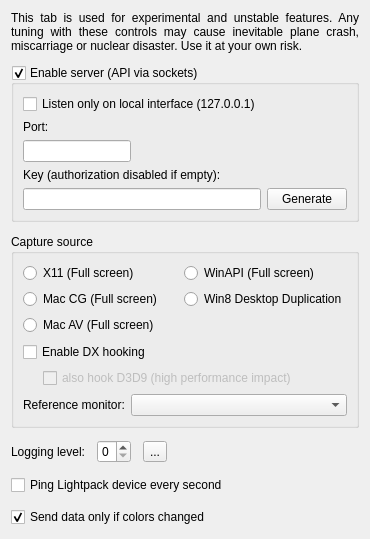
      <widget class="QWidget" name="tabExpert">
       <property name="sizePolicy">
        <sizepolicy hsizetype="Fixed" vsizetype="Preferred">
         <horstretch>0</horstretch>
         <verstretch>0</verstretch>
        </sizepolicy>
       </property>
       <attribute name="title">
        <string>Expert</string>
       </attribute>
       <layout class="QVBoxLayout" name="verticalLayout_3" stretch="0,0,0,0,0,0,0">
        <property name="spacing">
         <number>12</number>
        </property>
        <item>
         <widget class="QLabel" name="label_DevTabWarning">
          <property name="text">
           <string>&lt;html&gt;&lt;head/&gt;&lt;body&gt;&lt;p&gt;This tab is used for experimental and unstable features. Any tuning with these controls may cause inevitable plane crash, miscarriage or nuclear disaster. Use it at your own risk.&lt;/p&gt;&lt;/body&gt;&lt;/html&gt;</string>
          </property>
          <property name="scaledContents">
           <bool>false</bool>
          </property>
          <property name="alignment">
           <set>Qt::AlignJustify|Qt::AlignVCenter</set>
          </property>
          <property name="wordWrap">
           <bool>true</bool>
          </property>
         </widget>
        </item>
        <item>
         <widget class="QGroupBox" name="groupBox_Api">
          <property name="sizePolicy">
           <sizepolicy hsizetype="Preferred" vsizetype="Fixed">
            <horstretch>0</horstretch>
            <verstretch>0</verstretch>
           </sizepolicy>
          </property>
          <property name="toolTip">
           <string>&lt;html&gt;&lt;head/&gt;&lt;body&gt;&lt;p&gt;Enables TCP socket server.&lt;/p&gt;&lt;p&gt;You can connect via &amp;quot;telnet &amp;lt;ip&amp;gt; &amp;lt;port&amp;gt;&amp;quot; for example and manually execute available commands.&lt;/p&gt;&lt;p&gt;Default: %1&lt;/p&gt;&lt;/body&gt;&lt;/html&gt;</string>
          </property>
          <property name="styleSheet">
           <string notr="true"/>
          </property>
          <property name="title">
           <string>Enable server (API via sockets)</string>
          </property>
          <property name="checkable">
           <bool>true</bool>
          </property>
          <property name="checked">
           <bool>true</bool>
          </property>
          <layout class="QGridLayout" name="gridLayout_3">
           <item row="0" column="0">
            <widget class="QCheckBox" name="checkBox_listenOnlyOnLoInterface">
             <property name="toolTip">
              <string>&lt;html&gt;&lt;head/&gt;&lt;body&gt;&lt;p&gt;When enabled, you can connect ONLY from the same computer through 127.0.0.1/localhost address.&lt;/p&gt;&lt;p&gt;Disable this if you want to connect from anywhere else.&lt;/p&gt;&lt;p&gt;Default: %1&lt;/p&gt;&lt;/body&gt;&lt;/html&gt;</string>
             </property>
             <property name="text">
              <string>Listen only on local interface (127.0.0.1)</string>
             </property>
            </widget>
           </item>
           <item row="2" column="0">
            <widget class="QLineEdit" name="lineEdit_ApiPort">
             <property name="sizePolicy">
              <sizepolicy hsizetype="Fixed" vsizetype="Fixed">
               <horstretch>0</horstretch>
               <verstretch>0</verstretch>
              </sizepolicy>
             </property>
             <property name="toolTip">
              <string>&lt;html&gt;&lt;head/&gt;&lt;body&gt;&lt;p&gt;TCP port to listen.&lt;/p&gt;&lt;p&gt;Default: %1&lt;/p&gt;&lt;/body&gt;&lt;/html&gt;</string>
             </property>
            </widget>
           </item>
           <item row="1" column="0">
            <widget class="QLabel" name="label_ApiPort">
             <property name="toolTip">
              <string>&lt;html&gt;&lt;head/&gt;&lt;body&gt;&lt;p&gt;TCP port to listen.&lt;/p&gt;&lt;p&gt;Default: %1&lt;/p&gt;&lt;/body&gt;&lt;/html&gt;</string>
             </property>
             <property name="styleSheet">
              <string notr="true">margin-top: .1em</string>
             </property>
             <property name="text">
              <string>Port:</string>
             </property>
             <property name="buddy">
              <cstring>lineEdit_ApiPort</cstring>
             </property>
            </widget>
           </item>
           <item row="5" column="2">
            <widget class="QPushButton" name="pushButton_GenerateNewApiKey">
             <property name="toolTip">
              <string>Generate a random one</string>
             </property>
             <property name="text">
              <string>Generate</string>
             </property>
            </widget>
           </item>
           <item row="5" column="0">
            <widget class="QLineEdit" name="lineEdit_ApiKey">
             <property name="minimumSize">
              <size>
               <width>0</width>
               <height>20</height>
              </size>
             </property>
             <property name="baseSize">
              <size>
               <width>0</width>
               <height>20</height>
              </size>
             </property>
             <property name="toolTip">
              <string>&lt;html&gt;&lt;head/&gt;&lt;body&gt;&lt;p&gt;The API Key all the clients should provide to authenticate. Could be any custom string (%1 character limit). &lt;/p&gt;&lt;p&gt;Default: %2&lt;/p&gt;&lt;/body&gt;&lt;/html&gt;</string>
             </property>
             <property name="styleSheet">
              <string notr="true"/>
             </property>
             <property name="maxLength">
              <number>40</number>
             </property>
             <property name="readOnly">
              <bool>false</bool>
             </property>
            </widget>
           </item>
           <item row="4" column="0">
            <widget class="QLabel" name="label_ApiKey">
             <property name="toolTip">
              <string>&lt;html&gt;&lt;head/&gt;&lt;body&gt;&lt;p&gt;The API Key all the clients should provide to authenticate. Could be any custom string (%1 character limit). &lt;/p&gt;&lt;p&gt;Default: %2&lt;/p&gt;&lt;/body&gt;&lt;/html&gt;</string>
             </property>
             <property name="styleSheet">
              <string notr="true">margin-top:0</string>
             </property>
             <property name="text">
              <string>Key (authorization disabled if empty):</string>
             </property>
             <property name="buddy">
              <cstring>lineEdit_ApiKey</cstring>
             </property>
            </widget>
           </item>
          </layout>
         </widget>
        </item>
        <item>
         <widget class="QGroupBox" name="groupBox">
          <property name="sizePolicy">
           <sizepolicy hsizetype="MinimumExpanding" vsizetype="MinimumExpanding">
            <horstretch>0</horstretch>
            <verstretch>0</verstretch>
           </sizepolicy>
          </property>
          <property name="title">
           <string>Capture source</string>
          </property>
          <layout class="QVBoxLayout" name="verticalLayout_11">
           <item>
            <layout class="QHBoxLayout" name="horizontalLayout_6">
             <item>
              <layout class="QVBoxLayout" name="verticalLayout_9">
               <item>
                <widget class="QRadioButton" name="radioButton_GrabX11">
                 <property name="text">
                  <string>X11 (Full screen)</string>
                 </property>
                </widget>
               </item>
               <item>
                <widget class="QRadioButton" name="radioButton_GrabMacCoreGraphics">
                 <property name="text">
                  <string>Mac CG (Full screen)</string>
                 </property>
                </widget>
               </item>
               <item>
                <widget class="QRadioButton" name="radioButton_GrabMacAVFoundation">
                 <property name="text">
                  <string>Mac AV (Full screen)</string>
                 </property>
                </widget>
               </item>
               <item>
                <spacer name="verticalSpacer_6">
                 <property name="orientation">
                  <enum>Qt::Vertical</enum>
                 </property>
                 <property name="sizeHint" stdset="0">
                  <size>
                   <width>20</width>
                   <height>1</height>
                  </size>
                 </property>
                </spacer>
               </item>
              </layout>
             </item>
             <item>
              <layout class="QVBoxLayout" name="verticalLayout_10">
               <item>
                <widget class="QRadioButton" name="radioButton_GrabWinAPI">
                 <property name="text">
                  <string>WinAPI (Full screen)</string>
                 </property>
                </widget>
               </item>
               <item>
                <widget class="QRadioButton" name="radioButton_GrabDDupl">
                 <property name="text">
                  <string>Win8 Desktop Duplication</string>
                 </property>
                </widget>
               </item>
               <item>
                <spacer name="verticalSpacer">
                 <property name="orientation">
                  <enum>Qt::Vertical</enum>
                 </property>
                 <property name="sizeHint" stdset="0">
                  <size>
                   <width>20</width>
                   <height>1</height>
                  </size>
                 </property>
                </spacer>
               </item>
              </layout>
             </item>
            </layout>
           </item>
           <item>
            <widget class="QCheckBox" name="checkBox_EnableDx1011Capture">
             <property name="text">
              <string>Enable DX hooking</string>
             </property>
             <property name="icon">
              <iconset resource="../res/LightpackResources.qrc">
               <normaloff>:/icons/uac-shield.png</normaloff>:/icons/uac-shield.png</iconset>
             </property>
            </widget>
           </item>
           <item>
            <layout class="QHBoxLayout" name="horizontalLayout_9">
             <item>
              <spacer name="horizontalSpacer_4">
               <property name="orientation">
                <enum>Qt::Horizontal</enum>
               </property>
               <property name="sizeType">
                <enum>QSizePolicy::Fixed</enum>
               </property>
               <property name="sizeHint" stdset="0">
                <size>
                 <width>20</width>
                 <height>0</height>
                </size>
               </property>
              </spacer>
             </item>
             <item>
              <widget class="QCheckBox" name="checkBox_EnableDx9Capture">
               <property name="enabled">
                <bool>false</bool>
               </property>
               <property name="text">
                <string>also hook D3D9 (high performance impact)</string>
               </property>
              </widget>
             </item>
            </layout>
           </item>
           <item>
            <layout class="QHBoxLayout" name="horizontalLayout_ReferenceMonitor">
             <item>
              <widget class="QLabel" name="label_ReferenceMonitor">
               <property name="toolTip">
                <string>Turn the lights off when this monitor is turned off or loses signal, and back on when it returns. Saved per profile.</string>
               </property>
               <property name="text">
                <string>Reference monitor:</string>
               </property>
               <property name="buddy">
                <cstring>comboBox_ReferenceMonitor</cstring>
               </property>
              </widget>
             </item>
             <item>
              <widget class="QComboBox" name="comboBox_ReferenceMonitor">
               <property name="sizePolicy">
                <sizepolicy hsizetype="Expanding" vsizetype="Fixed">
                 <horstretch>1</horstretch>
                 <verstretch>0</verstretch>
                </sizepolicy>
               </property>
               <property name="toolTip">
                <string>Turn the lights off when this monitor is turned off or loses signal, and back on when it returns. Saved per profile.</string>
               </property>
              </widget>
             </item>
            </layout>
           </item>
          </layout>
         </widget>
        </item>
        <item>
         <layout class="QHBoxLayout" name="horizontalLayout_5">
          <item>
           <widget class="QLabel" name="label_LoggingLevel">
            <property name="text">
             <string>Logging level:</string>
            </property>
            <property name="buddy">
             <cstring>spinBox_LoggingLevel</cstring>
            </property>
           </widget>
          </item>
          <item>
           <widget class="QSpinBox" name="spinBox_LoggingLevel">
            <property name="toolTip">
             <string>&lt;html&gt;&lt;head/&gt;&lt;body&gt;&lt;p&gt;Log verbosity: %1-%2 where %1 = no logs.&lt;/p&gt;&lt;p&gt;After enabling logs you need to restart the program.&lt;/p&gt;&lt;p&gt;When enabled you can use the &lt;img src=&quot;:/buttons/arrow_right_dark_24px.png&quot; width=&quot;12&quot;&gt; button to open the log directory.&lt;/p&gt;&lt;p&gt;Default: %3&lt;/p&gt;&lt;/body&gt;&lt;/html&gt;</string>
            </property>
            <property name="maximum">
             <number>3</number>
            </property>
           </widget>
          </item>
          <item>
           <widget class="QToolButton" name="toolButton_OpenLogs">
            <property name="toolTip">
             <string>open Log folder</string>
            </property>
            <property name="whatsThis">
             <string>open Log folder</string>
            </property>
            <property name="text">
             <string>...</string>
            </property>
            <property name="icon">
             <iconset resource="../res/LightpackResources.qrc">
              <normaloff>:/buttons/arrow_right_dark_24px.png</normaloff>:/buttons/arrow_right_dark_24px.png</iconset>
            </property>
           </widget>
          </item>
          <item>
           <spacer name="horizontalSpacer_2">
            <property name="orientation">
             <enum>Qt::Horizontal</enum>
            </property>
            <property name="sizeHint" stdset="0">
             <size>
              <width>40</width>
              <height>20</height>
             </size>
            </property>
           </spacer>
          </item>
         </layout>
        </item>
        <item>
         <widget class="QCheckBox" name="checkBox_PingDeviceEverySecond">
          <property name="text">
           <string>Ping Lightpack device every second</string>
          </property>
         </widget>
        </item>
        <item>
         <widget class="QCheckBox" name="checkBox_SendDataOnlyIfColorsChanges">
          <property name="toolTip">
           <string>&lt;html&gt;&lt;head/&gt;&lt;body&gt;&lt;p&gt;When disabled every frame will be sent to the device. This is recommended for devices with inactivity timers built into firmwares (some custom Adalight sketches for example) or configured via Prismatik (UDP devices with a &amp;lt; 255 timeout value).&lt;/p&gt;&lt;p&gt;When enabled every new frame will be compared with the previous one, and will be sent only if differences are detected (can be useful in low bandwidth situations).&lt;/p&gt;&lt;p&gt;Default: %1&lt;/p&gt;&lt;/body&gt;&lt;/html&gt;</string>
          </property>
          <property name="text">
           <string>Send data only if colors changed</string>
          </property>
          <property name="checked">
           <bool>true</bool>
          </property>
         </widget>
        </item>
        <item>
         <spacer name="verticalSpacer_4">
          <property name="orientation">
           <enum>Qt::Vertical</enum>
          </property>
          <property name="sizeType">
           <enum>QSizePolicy::Expanding</enum>
          </property>
          <property name="sizeHint" stdset="0">
           <size>
            <width>20</width>
            <height>1</height>
           </size>
          </property>
         </spacer>
        </item>
       </layout>
      </widget>
